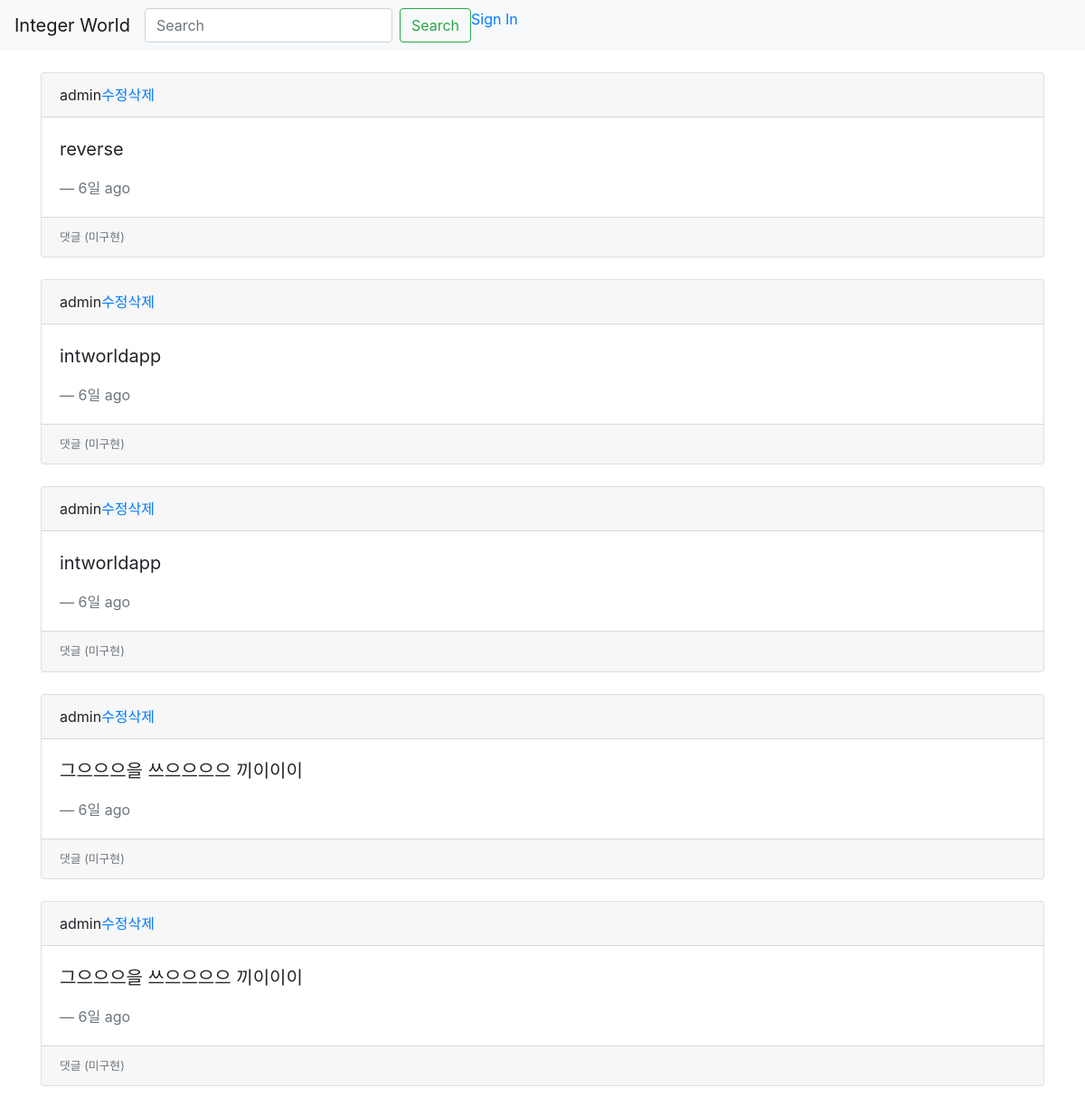
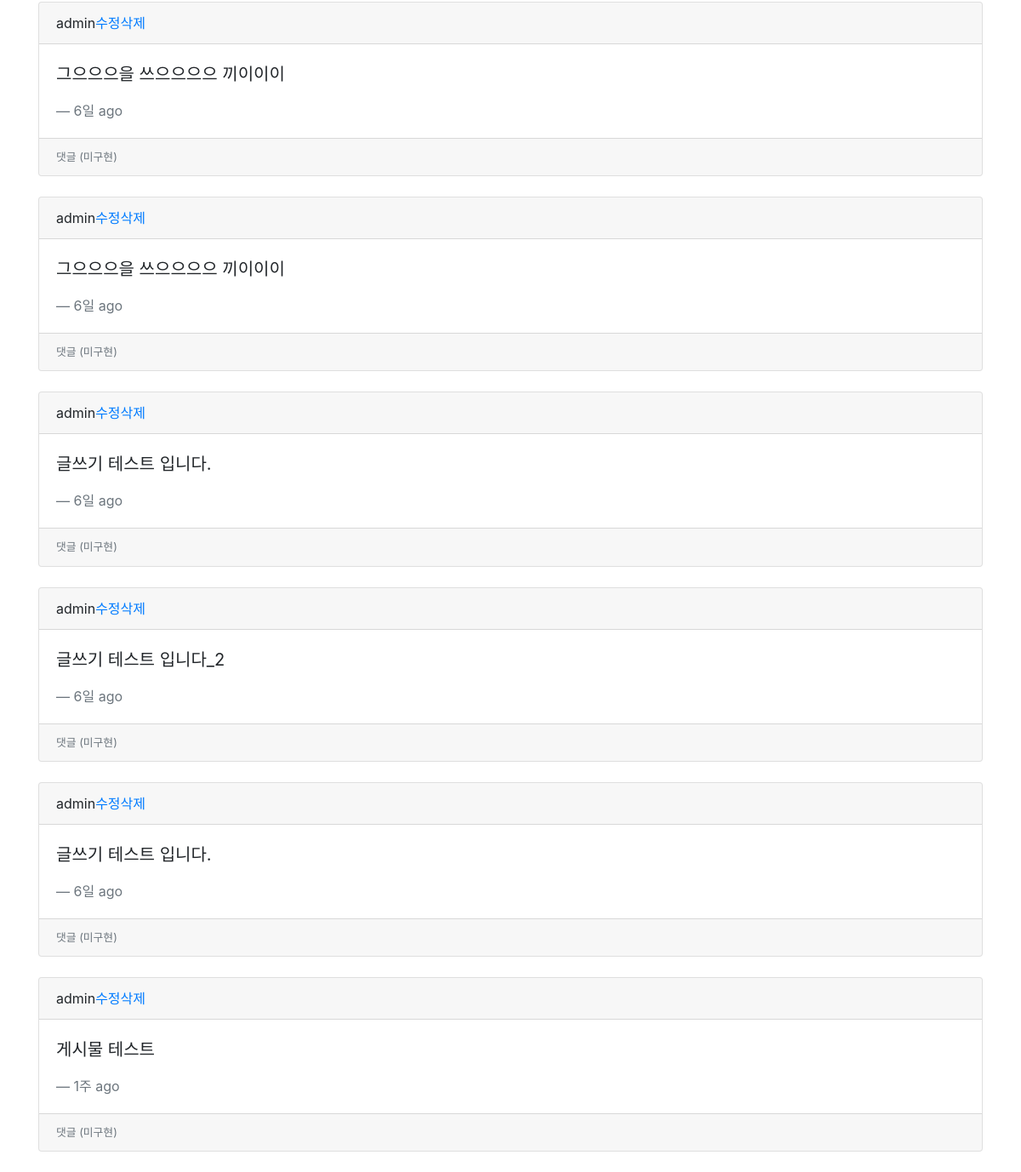
The page /intworldapp/index/ on the database as committed earlier (2 pictures, top to bottom).
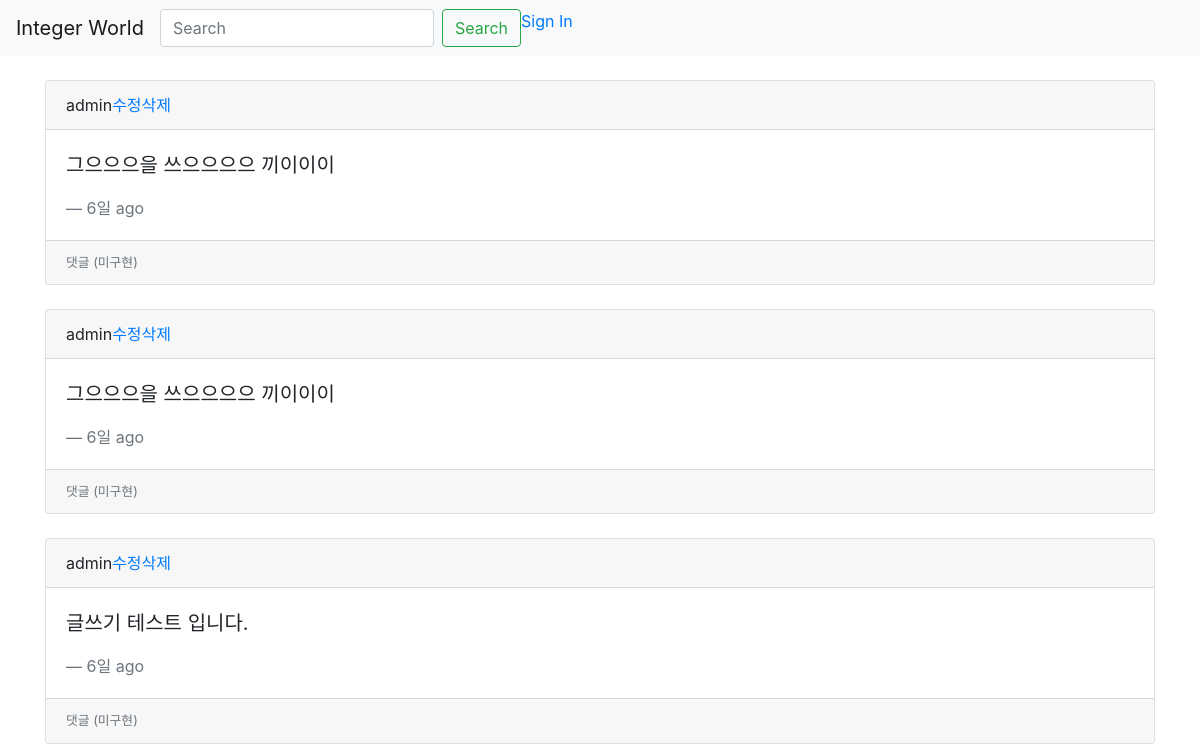
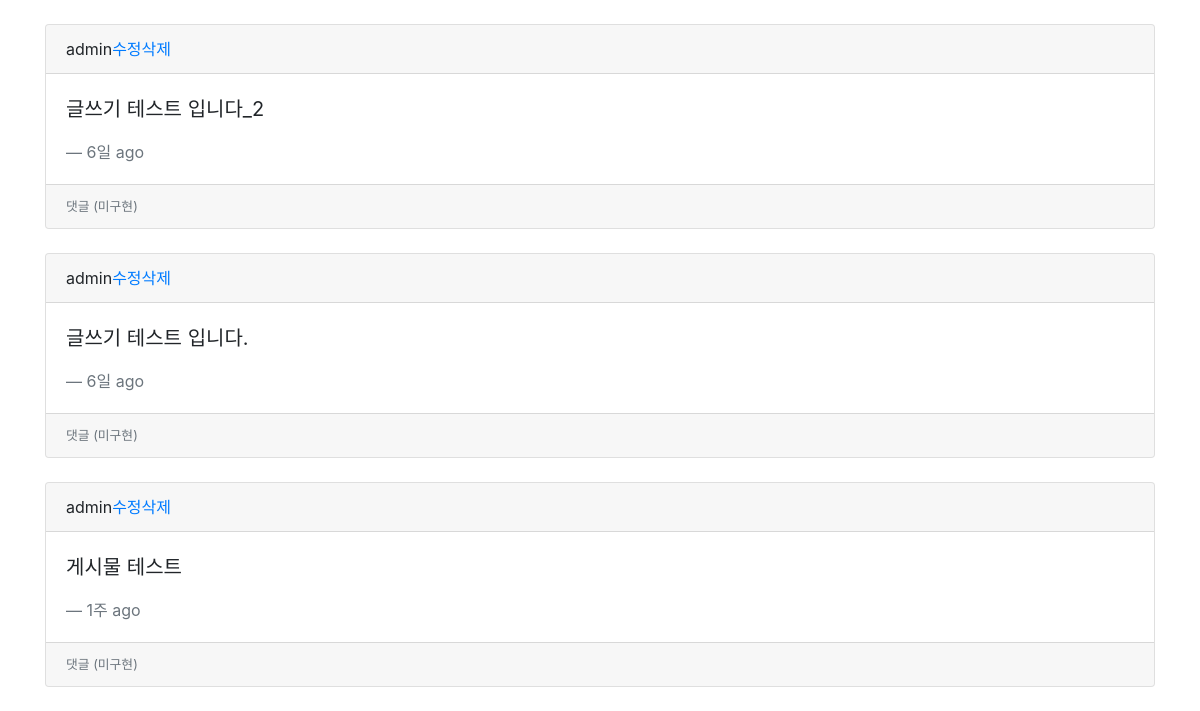
The same page on the database as committed later (2 pictures, top to bottom).
### intworldapp/models.py (models this page shows, shortened)
class Post(models.Model):
    main_text = models.CharField(max_length=200)
    create_user = models.ForeignKey(User, on_delete = models.CASCADE)
    create_date = models.DateTimeField('date published')
    update_date = models.DateTimeField('date published', null = True)

### intworldapp/views.py (the view)
# urls.py: path('index/', views.index, name="index"),
def index(request):
    posts = Post.objects.order_by('-id')
    return render(request, 'index.html', {'posts':posts})

### intworldapp/templates/index.html
{% extends 'base.html' %}
{% load humanize %}
{% block content %}
<body>
    {% for post in posts.all %}
    <div class="card">
        <div class="card-header">{{ post.create_user }}<a href="{% url 'update' post.id %}">수정</a><a href="{% url 'delete' post.id %}">삭제</a></div>
        <div class="card-body">
          <blockquote class="blockquote mb-0">
            <p>{{ post.main_text }}</p>
            <footer class="blockquote-footer">{{ post.create_date | naturaltime }}</footer>
          </blockquote>
        </div>
        <div class="card-footer">
            <small class="text-muted">댓글 (미구현)</small>
        </div>
      </div>
      <br>
      {% endfor %}
</body>
{% endblock %}

### intworldproject/templates/base.html (shortened to what this page needs)
<link rel="stylesheet" href="https://stackpath.bootstrapcdn.com/bootstrap/4.4.1/css/bootstrap.min.css">
  <nav class="navbar navbar-expand-lg navbar-light bg-light">
    <a class="navbar-brand" href="{% url 'index' %}">Integer World</a>
    <div class="collapse navbar-collapse" id="navbarSupportedContent">
      <ul class="navbar-nav mr-auto">
        <form class="form-inline my-2 my-lg-0">
          <input class="form-control mr-sm-2" type="search" placeholder="Search" aria-label="Search">
          <button class="btn btn-outline-success my-2 my-sm-0" type="submit">Search</button>
        </form>
        {% if user.is_authenticated %}
        <li class="nav-item dropdown">
          <a class="nav-link dropdown-toggle" href="#" id="navbarDropdown" role="button" data-toggle="dropdown" aria-haspopup="true" aria-expanded="false">
            {{ user.username }}
          </a>
          <div class="dropdown-menu" aria-labelledby="navbarDropdown">
            <a class="dropdown-item" href="#">My Profile</a>
            <a class="dropdown-item" href="{% url 'post' %}">New Post</a>
            <div class="dropdown-divider"></div>
            <a class="dropdown-item" href="{% url 'signout'%}">Sign Out</a>
          </div>
        </li>
        {% else %}
        <a href="{% url 'signin' %}">Sign In</a>
        {% endif %}
      </ul>
    </div>
  </nav>
  <div class="container">
    {% block content %}
    {% endblock %}
  </div>

Rows that differ between the two databases and show on the page:
removed Post: create_user "admin", main_text "reverse", create_date "6일 ago"
removed Post: create_user "admin", main_text "intworldapp", create_date "6일 ago"
removed Post: create_user "admin", main_text "intworldapp", create_date "6일 ago"
removed Post: create_user "admin", main_text "그으으으을 쓰으으으으 끼이이이", create_date "6일 ago"
removed Post: create_user "admin", main_text "그으으으을 쓰으으으으 끼이이이", create_date "6일 ago"
